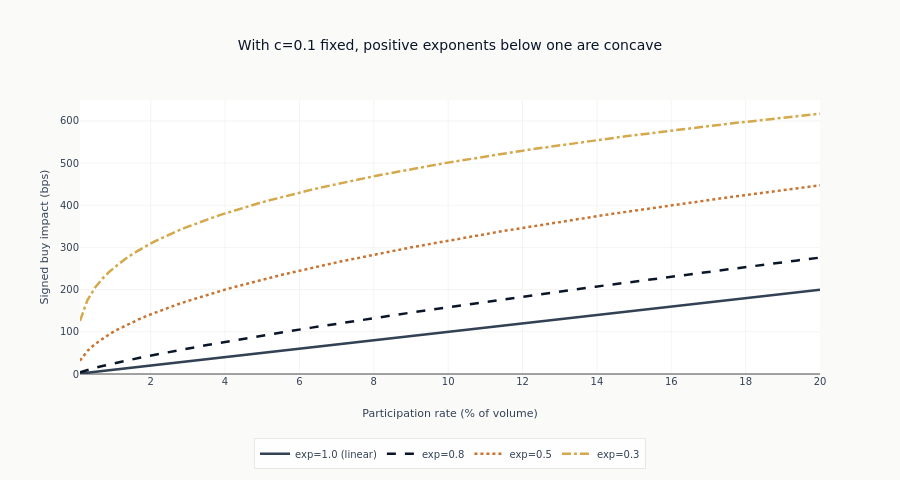

The code cell stored with this chart in its notebook:
### Code cell
exponent_fig.update_layout(
    title="With c=0.1 fixed, positive exponents below one are concave",
    xaxis_title="Participation rate (% of volume)",
    yaxis_title="Signed buy impact (bps)",
    height=480,
    legend=dict(orientation="h", y=-0.23, x=0.5, xanchor="center"),
    margin=dict(b=105),
)
exponent_fig.update_yaxes(rangemode="tozero")
show_plotly_with_alt(
    exponent_fig,
    "Four power-law impact curves sharing a coefficient. The exponent-one curve is a straight "
    "line; smaller exponents bow further above it and rise more steeply near zero participation.",
)
